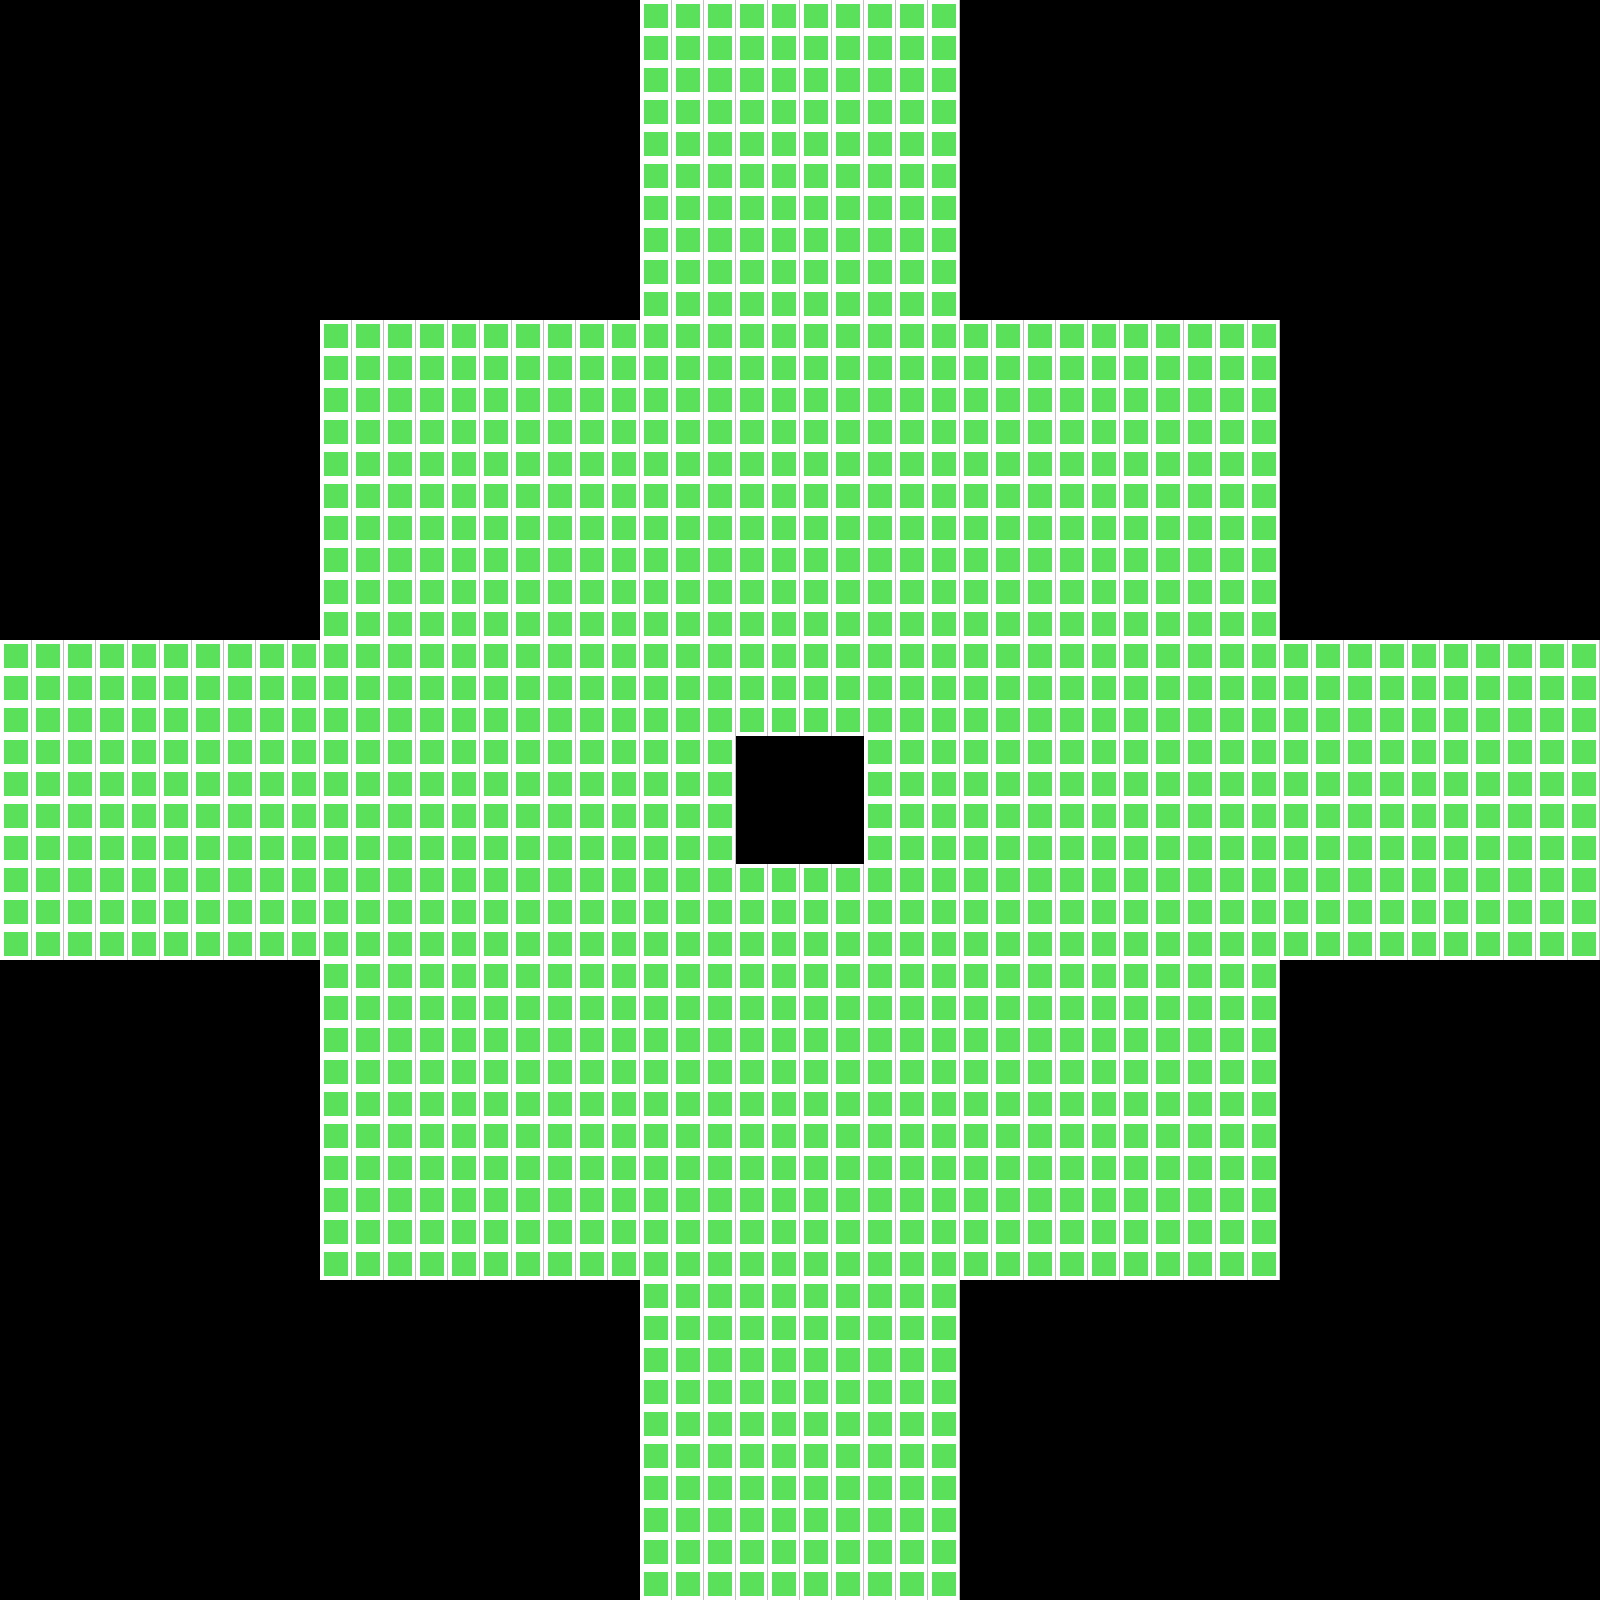

This game map was drawn from its Tiled (.tmx) file and the tilesets committed beside it. A one-line description and the full map source follow:
An orthogonal 50x50 tile map with 32x32 px tiles, 1 tile layer (Tile Layer 1) and 22 objects.

<map version="1.0" tiledversion="1.1.2" orientation="orthogonal" renderorder="left-down" width="50" height="50" tilewidth="32" tileheight="32" infinite="0" backgroundcolor="#ffffff" nextobjectid="70">
 <tileset firstgid="1" name="Wall" tilewidth="32" tileheight="32" tilecount="2" columns="2">
  <image source="Wall.png" width="64" height="32" />
  <tile id="0">
   <objectgroup draworder="index">
    <properties>
     <property name="Solid" type="bool" value="false" />
    </properties>
   </objectgroup>
  </tile>
  <tile id="1">
   <objectgroup draworder="index">
    <properties>
     <property name="Solid" type="bool" value="true" />
    </properties>
    <object id="10" x="0" y="0" width="32.1136" height="31.9318" />
   </objectgroup>
  </tile>
 </tileset>
 <layer name="Tile Layer 1" width="50" height="50">
  <data encoding="csv">
2,2,2,2,2,2,2,2,2,2,2,2,2,2,2,2,2,2,2,2,1,1,1,1,1,1,1,1,1,1,2,2,2,2,2,2,2,2,2,2,2,2,2,2,2,2,2,2,2,2,
2,2,2,2,2,2,2,2,2,2,2,2,2,2,2,2,2,2,2,2,1,1,1,1,1,1,1,1,1,1,2,2,2,2,2,2,2,2,2,2,2,2,2,2,2,2,2,2,2,2,
2,2,2,2,2,2,2,2,2,2,2,2,2,2,2,2,2,2,2,2,1,1,1,1,1,1,1,1,1,1,2,2,2,2,2,2,2,2,2,2,2,2,2,2,2,2,2,2,2,2,
2,2,2,2,2,2,2,2,2,2,2,2,2,2,2,2,2,2,2,2,1,1,1,1,1,1,1,1,1,1,2,2,2,2,2,2,2,2,2,2,2,2,2,2,2,2,2,2,2,2,
2,2,2,2,2,2,2,2,2,2,2,2,2,2,2,2,2,2,2,2,1,1,1,1,1,1,1,1,1,1,2,2,2,2,2,2,2,2,2,2,2,2,2,2,2,2,2,2,2,2,
2,2,2,2,2,2,2,2,2,2,2,2,2,2,2,2,2,2,2,2,1,1,1,1,1,1,1,1,1,1,2,2,2,2,2,2,2,2,2,2,2,2,2,2,2,2,2,2,2,2,
2,2,2,2,2,2,2,2,2,2,2,2,2,2,2,2,2,2,2,2,1,1,1,1,1,1,1,1,1,1,2,2,2,2,2,2,2,2,2,2,2,2,2,2,2,2,2,2,2,2,
2,2,2,2,2,2,2,2,2,2,2,2,2,2,2,2,2,2,2,2,1,1,1,1,1,1,1,1,1,1,2,2,2,2,2,2,2,2,2,2,2,2,2,2,2,2,2,2,2,2,
2,2,2,2,2,2,2,2,2,2,2,2,2,2,2,2,2,2,2,2,1,1,1,1,1,1,1,1,1,1,2,2,2,2,2,2,2,2,2,2,2,2,2,2,2,2,2,2,2,2,
2,2,2,2,2,2,2,2,2,2,2,2,2,2,2,2,2,2,2,2,1,1,1,1,1,1,1,1,1,1,2,2,2,2,2,2,2,2,2,2,2,2,2,2,2,2,2,2,2,2,
2,2,2,2,2,2,2,2,2,2,1,1,1,1,1,1,1,1,1,1,1,1,1,1,1,1,1,1,1,1,1,1,1,1,1,1,1,1,1,1,2,2,2,2,2,2,2,2,2,2,
2,2,2,2,2,2,2,2,2,2,1,1,1,1,1,1,1,1,1,1,1,1,1,1,1,1,1,1,1,1,1,1,1,1,1,1,1,1,1,1,2,2,2,2,2,2,2,2,2,2,
2,2,2,2,2,2,2,2,2,2,1,1,1,1,1,1,1,1,1,1,1,1,1,1,1,1,1,1,1,1,1,1,1,1,1,1,1,1,1,1,2,2,2,2,2,2,2,2,2,2,
2,2,2,2,2,2,2,2,2,2,1,1,1,1,1,1,1,1,1,1,1,1,1,1,1,1,1,1,1,1,1,1,1,1,1,1,1,1,1,1,2,2,2,2,2,2,2,2,2,2,
2,2,2,2,2,2,2,2,2,2,1,1,1,1,1,1,1,1,1,1,1,1,1,1,1,1,1,1,1,1,1,1,1,1,1,1,1,1,1,1,2,2,2,2,2,2,2,2,2,2,
2,2,2,2,2,2,2,2,2,2,1,1,1,1,1,1,1,1,1,1,1,1,1,1,1,1,1,1,1,1,1,1,1,1,1,1,1,1,1,1,2,2,2,2,2,2,2,2,2,2,
2,2,2,2,2,2,2,2,2,2,1,1,1,1,1,1,1,1,1,1,1,1,1,1,1,1,1,1,1,1,1,1,1,1,1,1,1,1,1,1,2,2,2,2,2,2,2,2,2,2,
2,2,2,2,2,2,2,2,2,2,1,1,1,1,1,1,1,1,1,1,1,1,1,1,1,1,1,1,1,1,1,1,1,1,1,1,1,1,1,1,2,2,2,2,2,2,2,2,2,2,
2,2,2,2,2,2,2,2,2,2,1,1,1,1,1,1,1,1,1,1,1,1,1,1,1,1,1,1,1,1,1,1,1,1,1,1,1,1,1,1,2,2,2,2,2,2,2,2,2,2,
2,2,2,2,2,2,2,2,2,2,1,1,1,1,1,1,1,1,1,1,1,1,1,1,1,1,1,1,1,1,1,1,1,1,1,1,1,1,1,1,2,2,2,2,2,2,2,2,2,2,
1,1,1,1,1,1,1,1,1,1,1,1,1,1,1,1,1,1,1,1,1,1,1,1,1,1,1,1,1,1,1,1,1,1,1,1,1,1,1,1,1,1,1,1,1,1,1,1,1,1,
1,1,1,1,1,1,1,1,1,1,1,1,1,1,1,1,1,1,1,1,1,1,1,1,1,1,1,1,1,1,1,1,1,1,1,1,1,1,1,1,1,1,1,1,1,1,1,1,1,1,
1,1,1,1,1,1,1,1,1,1,1,1,1,1,1,1,1,1,1,1,1,1,1,1,1,1,1,1,1,1,1,1,1,1,1,1,1,1,1,1,1,1,1,1,1,1,1,1,1,1,
1,1,1,1,1,1,1,1,1,1,1,1,1,1,1,1,1,1,1,1,1,1,1,2,2,2,2,1,1,1,1,1,1,1,1,1,1,1,1,1,1,1,1,1,1,1,1,1,1,1,
1,1,1,1,1,1,1,1,1,1,1,1,1,1,1,1,1,1,1,1,1,1,1,2,2,2,2,1,1,1,1,1,1,1,1,1,1,1,1,1,1,1,1,1,1,1,1,1,1,1,
1,1,1,1,1,1,1,1,1,1,1,1,1,1,1,1,1,1,1,1,1,1,1,2,2,2,2,1,1,1,1,1,1,1,1,1,1,1,1,1,1,1,1,1,1,1,1,1,1,1,
1,1,1,1,1,1,1,1,1,1,1,1,1,1,1,1,1,1,1,1,1,1,1,2,2,2,2,1,1,1,1,1,1,1,1,1,1,1,1,1,1,1,1,1,1,1,1,1,1,1,
1,1,1,1,1,1,1,1,1,1,1,1,1,1,1,1,1,1,1,1,1,1,1,1,1,1,1,1,1,1,1,1,1,1,1,1,1,1,1,1,1,1,1,1,1,1,1,1,1,1,
1,1,1,1,1,1,1,1,1,1,1,1,1,1,1,1,1,1,1,1,1,1,1,1,1,1,1,1,1,1,1,1,1,1,1,1,1,1,1,1,1,1,1,1,1,1,1,1,1,1,
1,1,1,1,1,1,1,1,1,1,1,1,1,1,1,1,1,1,1,1,1,1,1,1,1,1,1,1,1,1,1,1,1,1,1,1,1,1,1,1,1,1,1,1,1,1,1,1,1,1,
2,2,2,2,2,2,2,2,2,2,1,1,1,1,1,1,1,1,1,1,1,1,1,1,1,1,1,1,1,1,1,1,1,1,1,1,1,1,1,1,2,2,2,2,2,2,2,2,2,2,
2,2,2,2,2,2,2,2,2,2,1,1,1,1,1,1,1,1,1,1,1,1,1,1,1,1,1,1,1,1,1,1,1,1,1,1,1,1,1,1,2,2,2,2,2,2,2,2,2,2,
2,2,2,2,2,2,2,2,2,2,1,1,1,1,1,1,1,1,1,1,1,1,1,1,1,1,1,1,1,1,1,1,1,1,1,1,1,1,1,1,2,2,2,2,2,2,2,2,2,2,
2,2,2,2,2,2,2,2,2,2,1,1,1,1,1,1,1,1,1,1,1,1,1,1,1,1,1,1,1,1,1,1,1,1,1,1,1,1,1,1,2,2,2,2,2,2,2,2,2,2,
2,2,2,2,2,2,2,2,2,2,1,1,1,1,1,1,1,1,1,1,1,1,1,1,1,1,1,1,1,1,1,1,1,1,1,1,1,1,1,1,2,2,2,2,2,2,2,2,2,2,
2,2,2,2,2,2,2,2,2,2,1,1,1,1,1,1,1,1,1,1,1,1,1,1,1,1,1,1,1,1,1,1,1,1,1,1,1,1,1,1,2,2,2,2,2,2,2,2,2,2,
2,2,2,2,2,2,2,2,2,2,1,1,1,1,1,1,1,1,1,1,1,1,1,1,1,1,1,1,1,1,1,1,1,1,1,1,1,1,1,1,2,2,2,2,2,2,2,2,2,2,
2,2,2,2,2,2,2,2,2,2,1,1,1,1,1,1,1,1,1,1,1,1,1,1,1,1,1,1,1,1,1,1,1,1,1,1,1,1,1,1,2,2,2,2,2,2,2,2,2,2,
2,2,2,2,2,2,2,2,2,2,1,1,1,1,1,1,1,1,1,1,1,1,1,1,1,1,1,1,1,1,1,1,1,1,1,1,1,1,1,1,2,2,2,2,2,2,2,2,2,2,
2,2,2,2,2,2,2,2,2,2,1,1,1,1,1,1,1,1,1,1,1,1,1,1,1,1,1,1,1,1,1,1,1,1,1,1,1,1,1,1,2,2,2,2,2,2,2,2,2,2,
2,2,2,2,2,2,2,2,2,2,2,2,2,2,2,2,2,2,2,2,1,1,1,1,1,1,1,1,1,1,2,2,2,2,2,2,2,2,2,2,2,2,2,2,2,2,2,2,2,2,
2,2,2,2,2,2,2,2,2,2,2,2,2,2,2,2,2,2,2,2,1,1,1,1,1,1,1,1,1,1,2,2,2,2,2,2,2,2,2,2,2,2,2,2,2,2,2,2,2,2,
2,2,2,2,2,2,2,2,2,2,2,2,2,2,2,2,2,2,2,2,1,1,1,1,1,1,1,1,1,1,2,2,2,2,2,2,2,2,2,2,2,2,2,2,2,2,2,2,2,2,
2,2,2,2,2,2,2,2,2,2,2,2,2,2,2,2,2,2,2,2,1,1,1,1,1,1,1,1,1,1,2,2,2,2,2,2,2,2,2,2,2,2,2,2,2,2,2,2,2,2,
2,2,2,2,2,2,2,2,2,2,2,2,2,2,2,2,2,2,2,2,1,1,1,1,1,1,1,1,1,1,2,2,2,2,2,2,2,2,2,2,2,2,2,2,2,2,2,2,2,2,
2,2,2,2,2,2,2,2,2,2,2,2,2,2,2,2,2,2,2,2,1,1,1,1,1,1,1,1,1,1,2,2,2,2,2,2,2,2,2,2,2,2,2,2,2,2,2,2,2,2,
2,2,2,2,2,2,2,2,2,2,2,2,2,2,2,2,2,2,2,2,1,1,1,1,1,1,1,1,1,1,2,2,2,2,2,2,2,2,2,2,2,2,2,2,2,2,2,2,2,2,
2,2,2,2,2,2,2,2,2,2,2,2,2,2,2,2,2,2,2,2,1,1,1,1,1,1,1,1,1,1,2,2,2,2,2,2,2,2,2,2,2,2,2,2,2,2,2,2,2,2,
2,2,2,2,2,2,2,2,2,2,2,2,2,2,2,2,2,2,2,2,1,1,1,1,1,1,1,1,1,1,2,2,2,2,2,2,2,2,2,2,2,2,2,2,2,2,2,2,2,2,
2,2,2,2,2,2,2,2,2,2,2,2,2,2,2,2,2,2,2,2,1,1,1,1,1,1,1,1,1,1,2,2,2,2,2,2,2,2,2,2,2,2,2,2,2,2,2,2,2,2
</data>
 </layer>
 <objectgroup name="SolidWalls">
  <object id="8" x="1.33333" y="1279.88" width="638.701" height="320.043" />
  <object id="9" x="0" y="960.167" width="318.667" height="319.958" />
  <object id="12" x="0" y="0" width="317.333" height="640.333" />
  <object id="14" x="317.333" y="0" width="322.688" height="317.333" />
  <object id="16" x="959.938" y="-0.02083" width="640.063" height="318.688" />
  <object id="18" x="1281.33" y="318.667" width="318.667" height="321.182" />
  <object id="20" x="1279.98" y="960.047" width="319.984" height="639.89" />
  <object id="22" x="960.005" y="1280.02" width="319.953" height="319.872" />
  <object id="24" x="736" y="735.955" width="128.041" height="128.086" />
  <object id="29" x="0.0289855" y="640.391" width="1.17391" height="320.011" />
  <object id="31" x="640.038" y="-0.0055" width="319.799" height="1.8235" />
  <object id="32" x="1598.7" y="639.879" width="1.27273" height="320.212" />
  <object id="33" x="640.065" y="1598.33" width="320" height="1.6087" />
 </objectgroup>
 <objectgroup name="Ground">
  <object id="60" x="320" y="320" width="320" height="960" />
  <object id="61" x="960" y="320" width="320" height="960" />
  <object id="63" x="1280" y="640" width="320" height="320" />
  <object id="64" x="0" y="640" width="320" height="320" />
  <object id="65" x="640" y="0" width="320" height="736" />
  <object id="66" x="640" y="864" width="320" height="736" />
  <object id="67" x="640" y="736" width="96" height="128" />
  <object id="68" x="864" y="736" width="96" height="128" />
 </objectgroup>
</map>